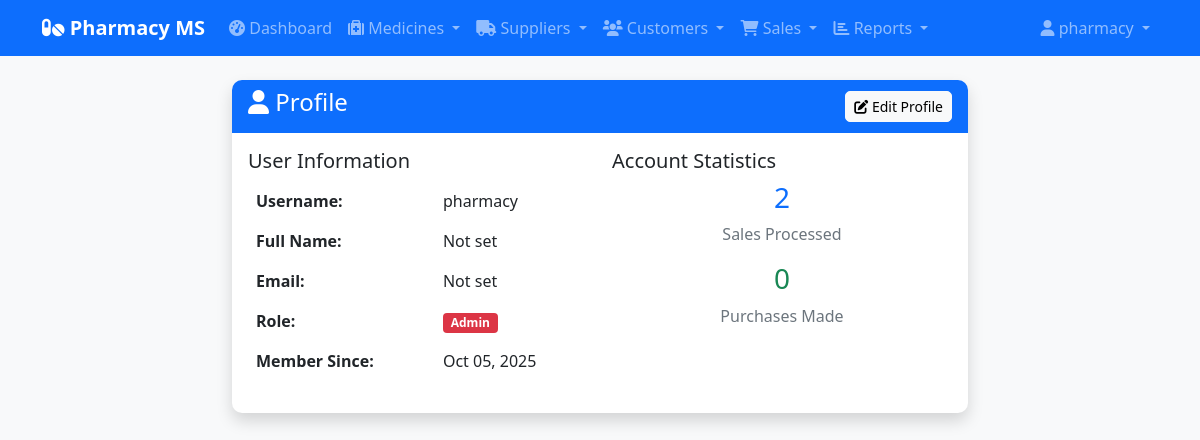
/accounts/profile/ (signed in), run on the app's committed database.
### accounts/models.py (models this page shows, shortened)
class Profile(models.Model):
    ROLE_CHOICES = [
        ('admin', 'Admin'),
        ('pharmacist', 'Pharmacist'),
        ('staff', 'Staff'),
        ('customer', 'Customer'),
    ]
    user = models.OneToOneField(User, on_delete=models.CASCADE)
    role = models.CharField(max_length=20, choices=ROLE_CHOICES, default='staff')
    phone = models.CharField(max_length=20, blank=True)
    address = models.TextField(blank=True)
    is_approved = models.BooleanField(default=True)

### accounts/views.py (the view)
# urls.py: path('profile/', views.profile_view, name='profile'),
@login_required
def profile_view(request):
    profile, created = Profile.objects.get_or_create(user=request.user, defaults={'role': 'admin' if request.user.is_superuser else 'customer' if hasattr(request.user, 'customer') else 'staff'})
    return render(request, 'accounts/profile.html', {'profile': profile})

### templates/accounts/profile.html (shortened to what this page needs)
{% extends 'base.html' %}
{% block content %}
<div class="row justify-content-center">
    <div class="col-lg-8">
        <div class="card shadow">
            <div class="card-header bg-primary text-white d-flex justify-content-between align-items-center">
                <h4><i class="fas fa-user"></i> Profile</h4>
                <a href="{% url 'accounts:profile_edit' %}" class="btn btn-light btn-sm">
                    <i class="fas fa-edit"></i> Edit Profile
                </a>
            </div>
            <div class="card-body">
                <div class="row">
                    <div class="col-md-6">
                        <h5>User Information</h5>
                        <table class="table table-borderless">
                            <tr>
                                <td><strong>Username:</strong></td>
                                <td>{{ profile.user.username }}</td>
                            </tr>
                            <tr>
                                <td><strong>Full Name:</strong></td>
                                <td>{{ profile.user.get_full_name|default:"Not set" }}</td>
                            </tr>
                            <tr>
                                <td><strong>Email:</strong></td>
                                <td>{{ profile.user.email|default:"Not set" }}</td>
                            </tr>
                            <tr>
                                <td><strong>Role:</strong></td>
                                <td>
                                    <span class="badge bg-{% if profile.role == 'admin' %}danger{% elif profile.role == 'pharmacist' %}warning{% else %}info{% endif %}">
                                        {{ profile.get_role_display }}
                                    </span>
                                </td>
                            </tr>
                            <tr>
                                <td><strong>Member Since:</strong></td>
                                <td>{{ profile.user.date_joined|date:"M d, Y" }}</td>
                            </tr>
                        </table>
                    </div>
                    <div class="col-md-6">
                        <h5>Account Statistics</h5>
                        <div class="text-center">
                            <div class="mb-3">
                                <h3 class="text-primary">{{ profile.user.sale_set.count }}</h3>
                                <p class="text-muted">Sales Processed</p>
                            </div>
                            <div class="mb-3">
                                <h3 class="text-success">{{ profile.user.purchase_set.count }}</h3>
                                <p class="text-muted">Purchases Made</p>
                            </div>
                        </div>
                    </div>
                </div>
            </div>
        </div>
    </div>
</div>
{% endblock %}

### templates/base.html (shortened to what this page needs)
<!DOCTYPE html>
<html lang="en">
<head>
    <link href="https://cdn.jsdelivr.net/npm/bootstrap@5.1.3/dist/css/bootstrap.min.css" rel="stylesheet">
    <link href="https://cdnjs.cloudflare.com/ajax/libs/font-awesome/6.0.0/css/all.min.css" rel="stylesheet">
    {% load static %}
    <link rel="stylesheet" href="{% static 'css/style.css' %}">
</head>
<body>
    <nav class="navbar navbar-expand-lg navbar-dark bg-primary">
        <div class="container">
            <a class="navbar-brand" href="{% url 'reports:dashboard' %}">
                <i class="fas fa-pills"></i> Pharmacy MS
            </a>
            <div class="collapse navbar-collapse" id="navbarNav">
                <ul class="navbar-nav me-auto">
                    <li class="nav-item">
                        <a class="nav-link" href="{% url 'reports:dashboard' %}">
                            <i class="fas fa-tachometer-alt"></i> Dashboard
                        </a>
                    </li>
                    <li class="nav-item dropdown">
                        <a class="nav-link dropdown-toggle" href="#" id="medicinesDropdown" role="button" data-bs-toggle="dropdown">
                            <i class="fas fa-medkit"></i> Medicines
                        </a>
                    </li>
                    <li class="nav-item dropdown">
                        <a class="nav-link dropdown-toggle" href="#" id="suppliersDropdown" role="button" data-bs-toggle="dropdown">
                            <i class="fas fa-truck"></i> Suppliers
                        </a>
                    </li>
                    <li class="nav-item dropdown">
                        <a class="nav-link dropdown-toggle" href="#" id="customersDropdown" role="button" data-bs-toggle="dropdown">
                            <i class="fas fa-users"></i> Customers
                        </a>
                    </li>
                    <li class="nav-item dropdown">
                        <a class="nav-link dropdown-toggle" href="#" id="salesDropdown" role="button" data-bs-toggle="dropdown">
                            <i class="fas fa-shopping-cart"></i> Sales
                        </a>
                    </li>
                    <li class="nav-item dropdown">
                        <a class="nav-link dropdown-toggle" href="#" id="reportsDropdown" role="button" data-bs-toggle="dropdown">
                            <i class="fas fa-chart-bar"></i> Reports
                        </a>
                    </li>
                </ul>
                <ul class="navbar-nav">
                    <li class="nav-item dropdown">
                        <a class="nav-link dropdown-toggle" href="#" id="userDropdown" role="button" data-bs-toggle="dropdown">
                            <i class="fas fa-user"></i> {{ user.username }}
                        </a>
                    </li>
                </ul>
            </div>
        </div>
    </nav>
    <div class="container mt-4">
        {% block content %}{% endblock %}
    </div>
</body>
</html>

### static/css/style.css (style rules this page uses)
body { background-color: #f8f9fa; }
.navbar-brand { font-weight: bold; }
.card { border: none; border-radius: 10px; box-shadow: 0 2px 10px rgba(0,0,0,0.1); }
.card-header { border-radius: 10px 10px 0 0 !important; border: none; }
.btn { border-radius: 5px; }
.badge { font-size: 0.75em; }

### data on the page
Profile: user.username "pharmacy", user.get_full_name "Not set", user.email "Not set", role "Admin", user.date_joined "Oct 05, 2025", user.sale_set.count "2", user.purchase_set.count "0"

### other printed values
{{ user.username }} "pharmacy"
